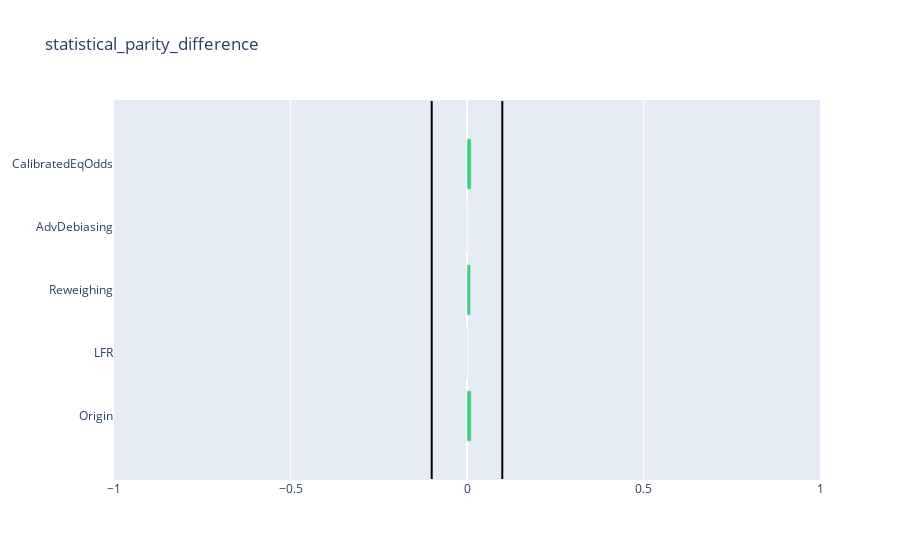
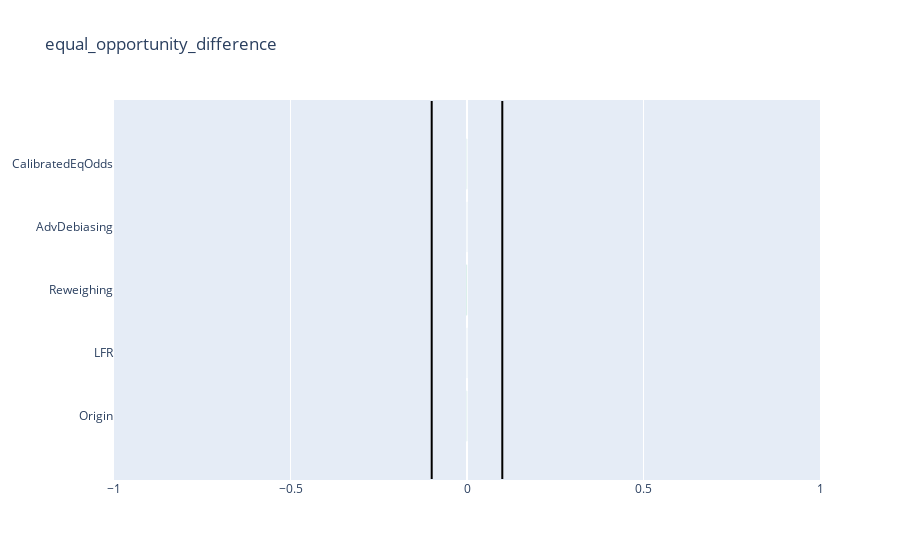
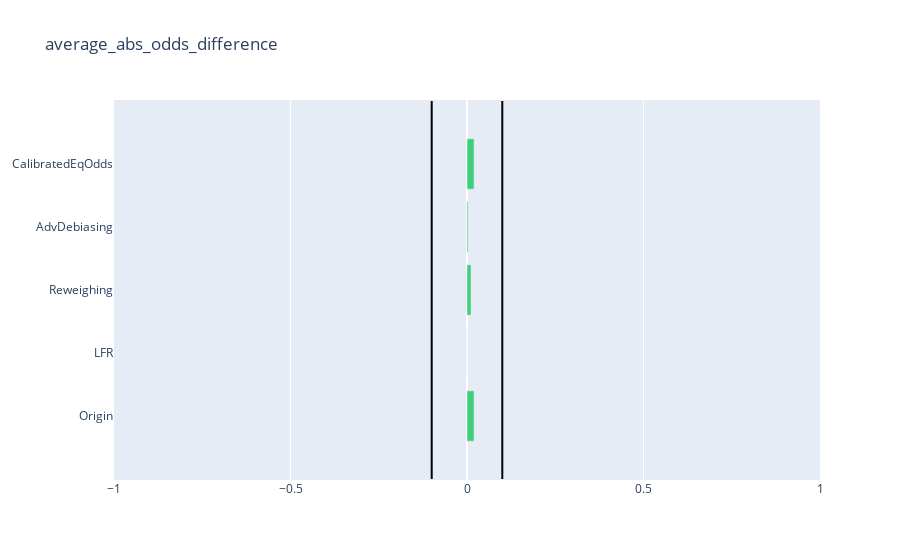
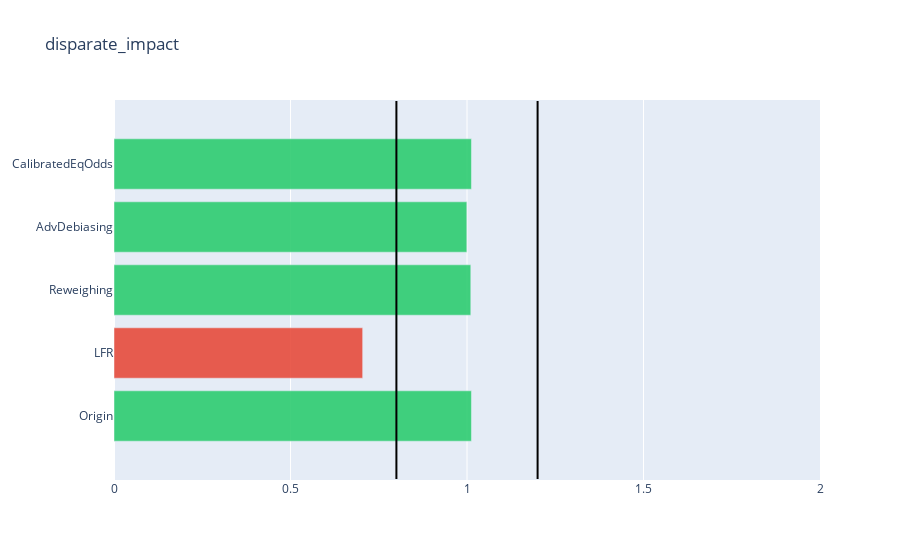

The code cell stored with these charts, in order, in its notebook:
### Markdown cell above
#### 4.4 Comparison of the algorithms

### Code cell
compare_fair_metrics(algo_metrics)

### Figure 1 — Plotly figure (JSON) as saved in the notebook; plotly's stock layout.template omitted (floating-point values rounded to 4 significant figures)
{"data": [{"marker": {"color": ["#2ecc71", "#2ecc71", "#2ecc71", "#2ecc71", "#2ecc71"]}, "opacity": 0.9, "orientation": "h", "type": "bar", "x": [0.01195, -0.001176, 0.01019, -0.0004673, 0.01195], "y": ["Origin", "LFR", "Reweighing", "AdvDebiasing", "CalibratedEqOdds"]}], "layout": {"autosize": true, "barmode": "group", "shapes": [{"line": {"color": "rgb(0, 0, 0)", "width": 2}, "type": "line", "x0": -0.1, "x1": -0.1, "y0": -1, "y1": 5}, {"line": {"color": "rgb(0, 0, 0)", "width": 2}, "type": "line", "x0": 0.1, "x1": 0.1, "y0": -1, "y1": 5}], "title": {"text": "statistical_parity_difference"}, "xaxis": {"range": [-1, 1], "type": "linear"}, "yaxis": {"automargin": true, "autorange": true, "range": [-1.022, 5.022], "type": "category"}}}

### Figure 2 — Plotly figure (JSON) as saved in the notebook; plotly's stock layout.template omitted (floating-point values rounded to 4 significant figures)
{"data": [{"marker": {"color": ["#2ecc71", "#2ecc71", "#2ecc71", "#2ecc71", "#2ecc71"]}, "opacity": 0.9, "orientation": "h", "type": "bar", "x": [-0.0002543, 0, -0.0007286, 0, -0.0002543], "y": ["Origin", "LFR", "Reweighing", "AdvDebiasing", "CalibratedEqOdds"]}], "layout": {"autosize": true, "barmode": "group", "shapes": [{"line": {"color": "rgb(0, 0, 0)", "width": 2}, "type": "line", "x0": -0.1, "x1": -0.1, "y0": -1, "y1": 5}, {"line": {"color": "rgb(0, 0, 0)", "width": 2}, "type": "line", "x0": 0.1, "x1": 0.1, "y0": -1, "y1": 5}], "title": {"text": "equal_opportunity_difference"}, "xaxis": {"range": [-1, 1], "type": "linear"}, "yaxis": {"automargin": true, "autorange": true, "range": [-1.022, 5.022], "type": "category"}}}

### Figure 3 — Plotly figure (JSON) as saved in the notebook; plotly's stock layout.template omitted (floating-point values rounded to 4 significant figures)
{"data": [{"marker": {"color": ["#2ecc71", "#2ecc71", "#2ecc71", "#2ecc71", "#2ecc71"]}, "opacity": 0.9, "orientation": "h", "type": "bar", "x": [0.01995, 0, 0.01137, 0.003086, 0.01995], "y": ["Origin", "LFR", "Reweighing", "AdvDebiasing", "CalibratedEqOdds"]}], "layout": {"autosize": true, "barmode": "group", "shapes": [{"line": {"color": "rgb(0, 0, 0)", "width": 2}, "type": "line", "x0": -0.1, "x1": -0.1, "y0": -1, "y1": 5}, {"line": {"color": "rgb(0, 0, 0)", "width": 2}, "type": "line", "x0": 0.1, "x1": 0.1, "y0": -1, "y1": 5}], "title": {"text": "average_abs_odds_difference"}, "xaxis": {"range": [-1, 1], "type": "linear"}, "yaxis": {"automargin": true, "autorange": true, "range": [-1.022, 5.022], "type": "category"}}}

### Figure 4 — Plotly figure (JSON) as saved in the notebook; plotly's stock layout.template omitted (floating-point values rounded to 4 significant figures)
{"data": [{"marker": {"color": ["#2ecc71", "#e74c3c", "#2ecc71", "#2ecc71", "#2ecc71"]}, "opacity": 0.9, "orientation": "h", "type": "bar", "x": [1.013, 0.7045, 1.011, 0.9995, 1.013], "y": ["Origin", "LFR", "Reweighing", "AdvDebiasing", "CalibratedEqOdds"]}], "layout": {"autosize": true, "barmode": "group", "shapes": [{"line": {"color": "rgb(0, 0, 0)", "width": 2}, "type": "line", "x0": 0.8, "x1": 0.8, "y0": -1, "y1": 5}, {"line": {"color": "rgb(0, 0, 0)", "width": 2}, "type": "line", "x0": 1.2, "x1": 1.2, "y0": -1, "y1": 5}], "title": {"text": "disparate_impact"}, "xaxis": {"range": [0, 2], "type": "linear"}, "yaxis": {"automargin": true, "autorange": true, "range": [-1.022, 5.022], "type": "category"}}}
